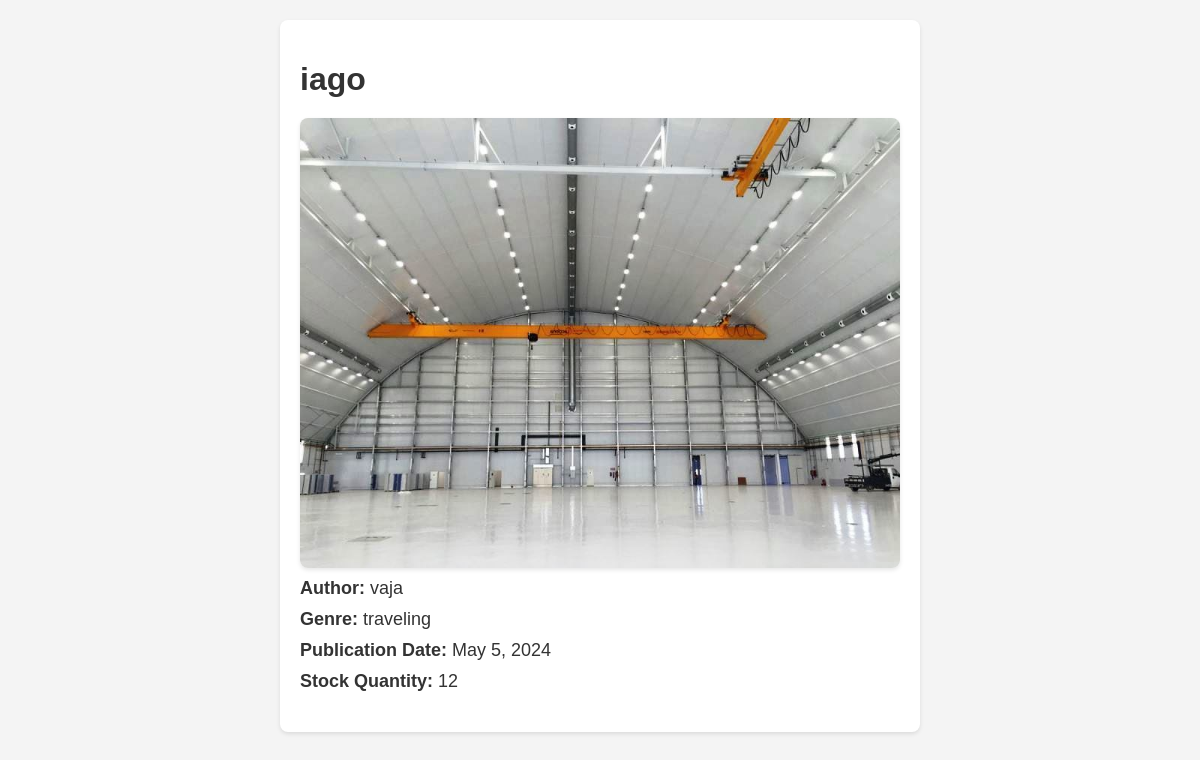
Page /books/book/2/ (signed in) on the committed database.
### books/models.py (models this page shows, shortened)
class Book(models.Model):
    author = models.ForeignKey(Author, on_delete=models.CASCADE)
    genre = models.ManyToManyField(Genre)
    title = models.CharField(max_length=200)
    publication_date = models.DateField()
    stock_quantity = models.IntegerField()
    image = models.ImageField(upload_to='book_images', null=True, blank=True, default='book_images/1.jpg')

class Author(models.Model):
    name = models.CharField(max_length=100)
    def __str__(self):
        return self.name

class Genre(models.Model):
    name = models.CharField(max_length=100)

### books/views.py (the view)
# urls.py: path('book/<int:book_id>/', book_detail, name='book_detail')
@login_required
def book_detail(request, book_id):
    book = get_object_or_404(Book, id=book_id)
    return render(request, 'book_detail.html', {'book': book})

### books/templates/book_detail.html (shortened to what this page needs)
<!DOCTYPE html>
<html lang="en">
<head>
</head>
<body>
<div class="container">
    <h1>{{ book.title }}</h1>
    <div class="book-info">
        <img src="{{ book.image.url }}" alt="{{ book.title }}">
        <p><strong>Author:</strong> {{ book.author }}</p>
        <p><strong>Genre:</strong>
            {% for genre in book.genre.all %}
                {{ genre.name }}
            {% endfor %}
        </p>
        <p><strong>Publication Date:</strong> {{ book.publication_date }}</p>
        <p><strong>Stock Quantity:</strong> {{ book.stock_quantity }}</p>
    </div>
</div>
</body>
</html>

### books/templates/book_detail.html (style rules this page uses)
body { font-family: Arial, sans-serif; margin: 0; padding: 0; background-color: #f4f4f4; }
.container { max-width: 600px; margin: 20px auto; padding: 20px; background-color: #fff; border-radius: 8px; box-shadow: 0 2px 4px rgba(0, 0, 0, 0.1); }
h1 { font-size: 32px; color: #333; margin-bottom: 20px; }
.book-info { margin-bottom: 20px; }
.book-info img { width: 100%; display: block; margin: 0 auto; border-radius: 8px; box-shadow: 0 2px 4px rgba(0, 0, 0, 0.1); }
.book-info p { font-size: 18px; color: #333; margin: 10px 0; }

### rows in the picture
Book: title "iago", image (picture), author "vaja", publication_date "May 5, 2024", stock_quantity "12"
Genre: name "traveling"
